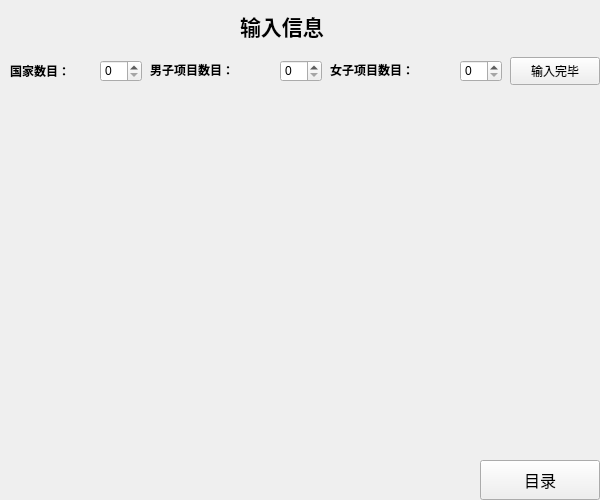
<?xml version="1.0" encoding="UTF-8"?>
<ui version="4.0">
 <class>InputData</class>
 <widget class="QWidget" name="InputData">
  <property name="geometry">
   <rect>
    <x>0</x>
    <y>0</y>
    <width>600</width>
    <height>500</height>
   </rect>
  </property>
  <property name="windowTitle">
   <string>Form</string>
  </property>
  <widget class="QPushButton" name="menuButton">
   <property name="geometry">
    <rect>
     <x>480</x>
     <y>460</y>
     <width>120</width>
     <height>40</height>
    </rect>
   </property>
   <property name="font">
    <font>
     <family>新宋体</family>
     <pointsize>12</pointsize>
    </font>
   </property>
   <property name="text">
    <string>目录</string>
   </property>
  </widget>
  <widget class="QLabel" name="label">
   <property name="geometry">
    <rect>
     <x>240</x>
     <y>0</y>
     <width>181</width>
     <height>51</height>
    </rect>
   </property>
   <property name="font">
    <font>
     <family>黑体</family>
     <pointsize>16</pointsize>
     <weight>75</weight>
     <bold>true</bold>
    </font>
   </property>
   <property name="text">
    <string>输入信息</string>
   </property>
  </widget>
  <widget class="QLabel" name="label_2">
   <property name="geometry">
    <rect>
     <x>10</x>
     <y>60</y>
     <width>101</width>
     <height>21</height>
    </rect>
   </property>
   <property name="font">
    <font>
     <family>楷体</family>
     <pointsize>9</pointsize>
     <weight>75</weight>
     <bold>true</bold>
    </font>
   </property>
   <property name="text">
    <string>国家数目：</string>
   </property>
  </widget>
  <widget class="QSpinBox" name="spinBox_countrynum">
   <property name="geometry">
    <rect>
     <x>100</x>
     <y>60</y>
     <width>42</width>
     <height>22</height>
    </rect>
   </property>
  </widget>
  <widget class="QSpinBox" name="spinBox_eventnum_man">
   <property name="geometry">
    <rect>
     <x>280</x>
     <y>60</y>
     <width>42</width>
     <height>22</height>
    </rect>
   </property>
  </widget>
  <widget class="QLabel" name="label_5">
   <property name="geometry">
    <rect>
     <x>150</x>
     <y>60</y>
     <width>141</width>
     <height>20</height>
    </rect>
   </property>
   <property name="font">
    <font>
     <family>楷体</family>
     <pointsize>9</pointsize>
     <weight>75</weight>
     <bold>true</bold>
    </font>
   </property>
   <property name="text">
    <string>男子项目数目：</string>
   </property>
  </widget>
  <widget class="QLabel" name="label_6">
   <property name="geometry">
    <rect>
     <x>330</x>
     <y>60</y>
     <width>131</width>
     <height>20</height>
    </rect>
   </property>
   <property name="font">
    <font>
     <family>楷体</family>
     <pointsize>9</pointsize>
     <weight>75</weight>
     <bold>true</bold>
    </font>
   </property>
   <property name="text">
    <string>女子项目数目：</string>
   </property>
  </widget>
  <widget class="QSpinBox" name="spinBox_eventnum_woman">
   <property name="geometry">
    <rect>
     <x>460</x>
     <y>60</y>
     <width>42</width>
     <height>22</height>
    </rect>
   </property>
  </widget>
  <widget class="QPushButton" name="pushButton">
   <property name="geometry">
    <rect>
     <x>510</x>
     <y>57</y>
     <width>90</width>
     <height>28</height>
    </rect>
   </property>
   <property name="font">
    <font>
     <family>宋体</family>
    </font>
   </property>
   <property name="text">
    <string>输入完毕</string>
   </property>
  </widget>
 </widget>
 <resources/>
 <connections/>
</ui>
